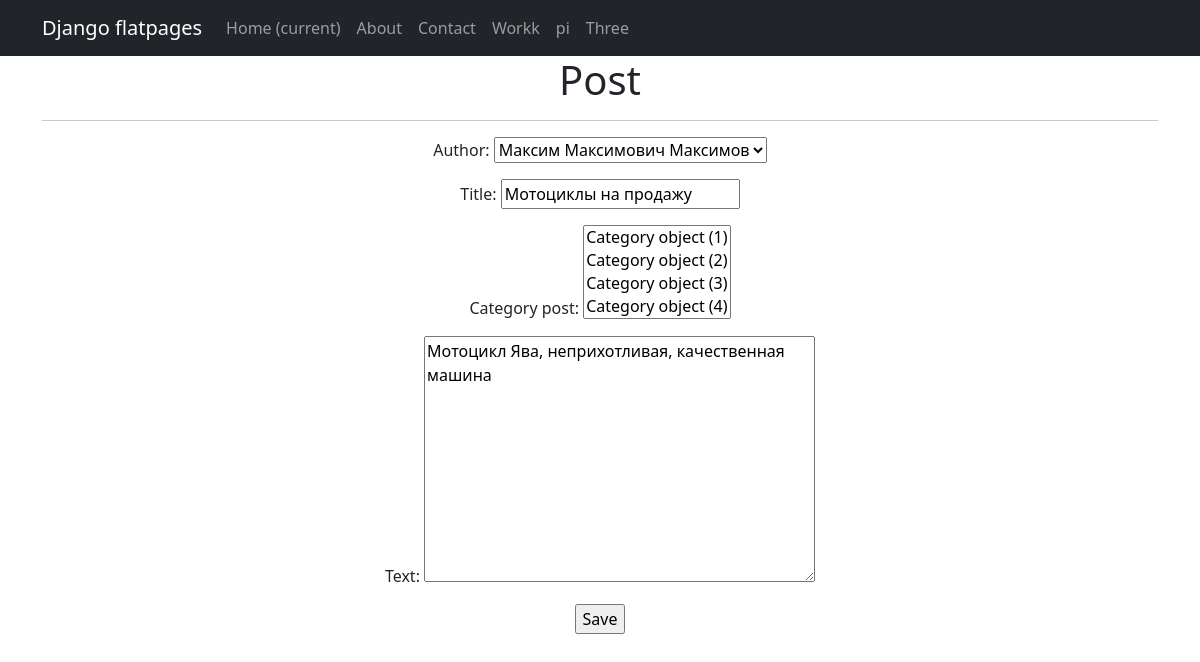
The app's page /new/3/update/ (signed in) with its own data.
### new/models.py (models this page shows, shortened)
class Post(models.Model):
    artic = 'AR'
    news = 'NE'
    TYP = [
        (artic, 'Статья'),
        (news, 'Новость'),
    ]
    author = models.ForeignKey(Author, on_delete=models.CASCADE)
    typ = models.CharField(max_length=2, choices=TYP)
    time_in = models.DateTimeField(auto_now_add=True)
    title = models.CharField(max_length=255)
    text = models.TextField()
    reit_post = models.IntegerField(default=0)
    likes = models.IntegerField(default=0)
    dislikes = models.IntegerField(default=0)
    Category_post = models.ManyToManyField(Category, through='PostCategory')

### new/views.py (the view)
# urls.py: path('<int:pk>/update/', PostUpdate.as_view(), name='post_update'),
class PostUpdate(PermissionRequiredMixin, UpdateView):
    permission_required = 'new.change_post'
    form_class = PostForm
    model = Post
    template_name = 'post_edit.html'

### new/forms.py (shortened to what this page needs)
class PostForm(forms.ModelForm):
    class Meta:
        model = Post
        fields = [
            'author',
            'title',
            'Category_post',
            'text',
        ]

### new/models.py (called while the page is built)
    def __str__(self):
        return f'{self.user}'

### templates/post_edit.html (shortened to what this page needs)
{% extends 'flatpages/default.html' %}
{% block content %}
<h1>Post</h1>
<hr>
<form action="" method="post">
    {{ form.as_p }}
    <input type="submit" value="Save" />
</form>
{% endblock content %}

### records on screen
Post: author "Максим Максимович Максимов", title "Мотоциклы на продажу", text "Мотоцикл Ява, неприхотливая, качественная машина"
